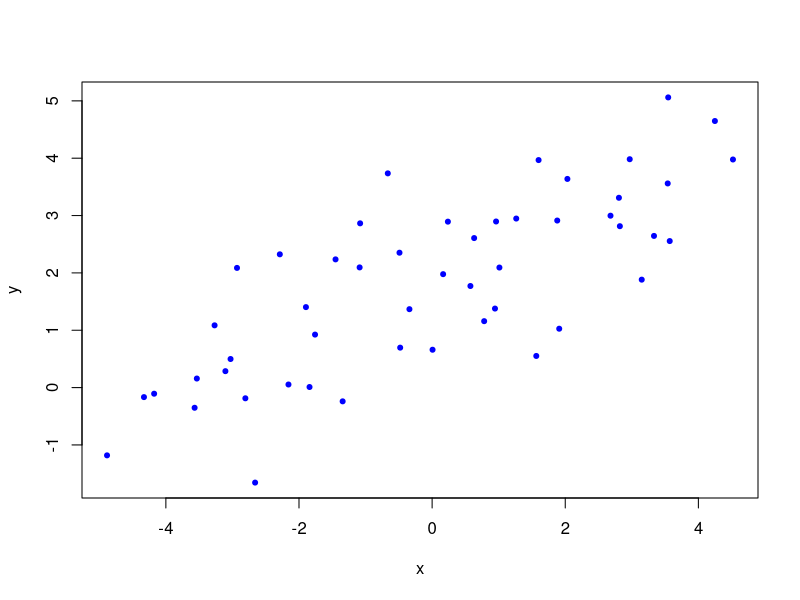

Generate this figure with R:
# Generate some data
n=50
x <- runif(n, -5, 5)
beta <- runif(2, -3, 3)
y <- beta[1] + beta[2] * x   + rnorm(n)

# Plot
plot(x, y, pch=20,col='blue')

# model
g=lm(y~x)
summary(g)
